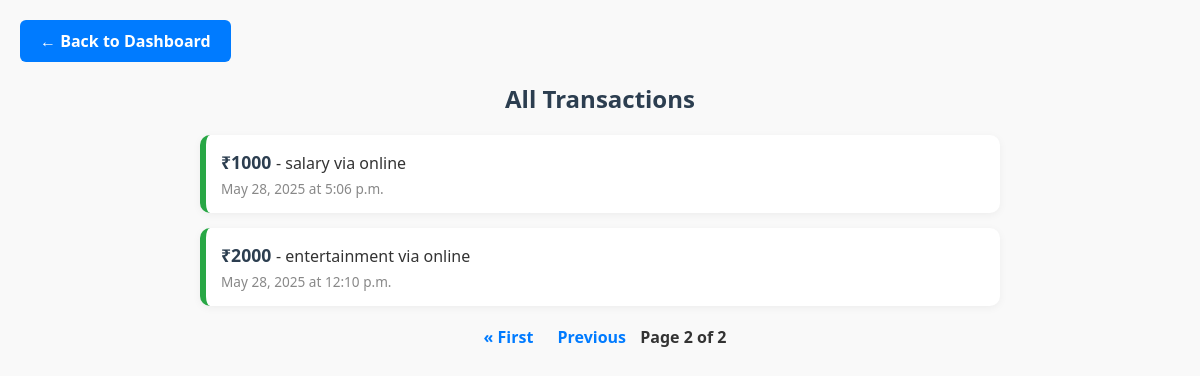
The page /transactions/?page=2 (signed in) on the database its author committed.
### expenseUI/models.py (models this page shows, shortened)
class AddIncomeModel(models.Model):
    PAYMENT_METHOD_CHOICES = [
        ('online', 'Online'),
        ('offline', 'Offline'),
        ('cash', 'Cash'),
        ('card', 'Card'),
        ('upi', 'UPI'),
        ('other income','Other Income')
    ]
    CATEGORY_CHOICES = [
        ('health', 'Health'),
        ('shopping', 'Shopping'),
        ('salary', 'Salary'),
        ('food', 'Food'),
        ('entertainment', 'Entertainment'),
        ('other income','Other Income')
    ]
    user = models.ForeignKey(User, on_delete=models.CASCADE)  # link to user (optional)
    Income = models.PositiveIntegerField()
    Payment_Method = models.CharField(max_length=20, choices=PAYMENT_METHOD_CHOICES)
    Category = models.CharField(max_length=20, choices=CATEGORY_CHOICES)
    Notes = models.CharField(max_length=200, blank=True, null=True)
    Date = models.DateField()
    Time = models.TimeField()

### expenseUI/views.py (the view)
# urls.py: path("transactions/",eviews.TransactionsView,name='transactions_page'),
@login_required
def TransactionsView(request):
    income_data = AddIncomeModel.objects.filter(user=request.user)
    expense_data = AddExpenseModel.objects.filter(user=request.user)
    combined_data = sorted(
        chain(income_data, expense_data),
        key=attrgetter('Date', 'Time'),
        reverse=True
    )
    paginator = Paginator(combined_data, 10)
    page_number = request.GET.get('page')
    page_obj = paginator.get_page(page_number)
    return render(request, 'transactions.html', {'page_obj': page_obj})

### templates/transactions.html (shortened to what this page needs)
<!DOCTYPE html>
<html lang="en">
<head>
</head>
<body>
  <a href="{% url 'eUI' %}" class="btn-back">← Back to Dashboard</a>
  <div class="transactions">
  <h2>All Transactions</h2>
  {% if page_obj.object_list %}
    {% for txn in page_obj.object_list %}
      <div class="transaction {% if txn.Expense %}expense{% endif %}">
        <strong>
          ₹{% if txn.Income %}{{ txn.Income }}{% else %}{{ txn.Expense }}{% endif %}
        </strong> - {{ txn.Category }} via {{ txn.Payment_Method }}
        <small>{{ txn.Date }} at {{ txn.Time }}</small>
      </div>
    {% endfor %}
    <div class="pagination">
      {% if page_obj.has_previous %}
        <a href="?page=1">&laquo; First</a>
        <a href="?page={{ page_obj.previous_page_number }}">Previous</a>
      {% endif %}
      <span>Page {{ page_obj.number }} of {{ page_obj.paginator.num_pages }}</span>
    </div>
  {% else %}
    <p class="no-transactions">No transactions yet.</p>
  {% endif %}
</div>
</body>
</html>

### templates/transactions.html (style rules this page uses)
* { box-sizing: border-box; margin: 0; padding: 0; }
body { font-family: 'Segoe UI', Tahoma, Geneva, Verdana, sans-serif; background-color: #f9f9f9; color: #333; padding: 20px; }
h2 { text-align: center; margin-bottom: 20px; color: #2c3e50; }
.btn-back { display: inline-block; background-color: #007bff; color: #fff; padding: 10px 20px; border-radius: 6px; text-decoration: none; font-weight: bold; margin-bottom: 20px; transition: background-color 0.3s ease; }
.transactions { max-width: 800px; margin: 0 auto; }
.transaction { background-color: #fff; padding: 15px; border-radius: 10px; margin-bottom: 15px; box-shadow: 0 2px 8px rgba(0, 0, 0, 0.05); border-left: 6px solid #28a745; }
.transaction strong { font-size: 1.1rem; color: #2c3e50; }
.transaction small { display: block; color: #888; margin-top: 5px; font-size: 0.85rem; }
.pagination { text-align: center; margin-top: 20px; }
.pagination a { color: #007bff; margin: 0 10px; text-decoration: none; font-weight: 600; }
.pagination span { font-weight: 600; color: #333; }

### rows shown on the page
AddIncomeModel: Income "1000", Category "salary", Payment_Method "online", Date "May 28, 2025", Time "5:06 p.m."
AddIncomeModel: Income "2000", Category "entertainment", Payment_Method "online", Date "May 28, 2025", Time "12:10 p.m."

### other values the page prints
{{ page_obj.number }} "2"
{{ page_obj.paginator.num_pages }} "2"
